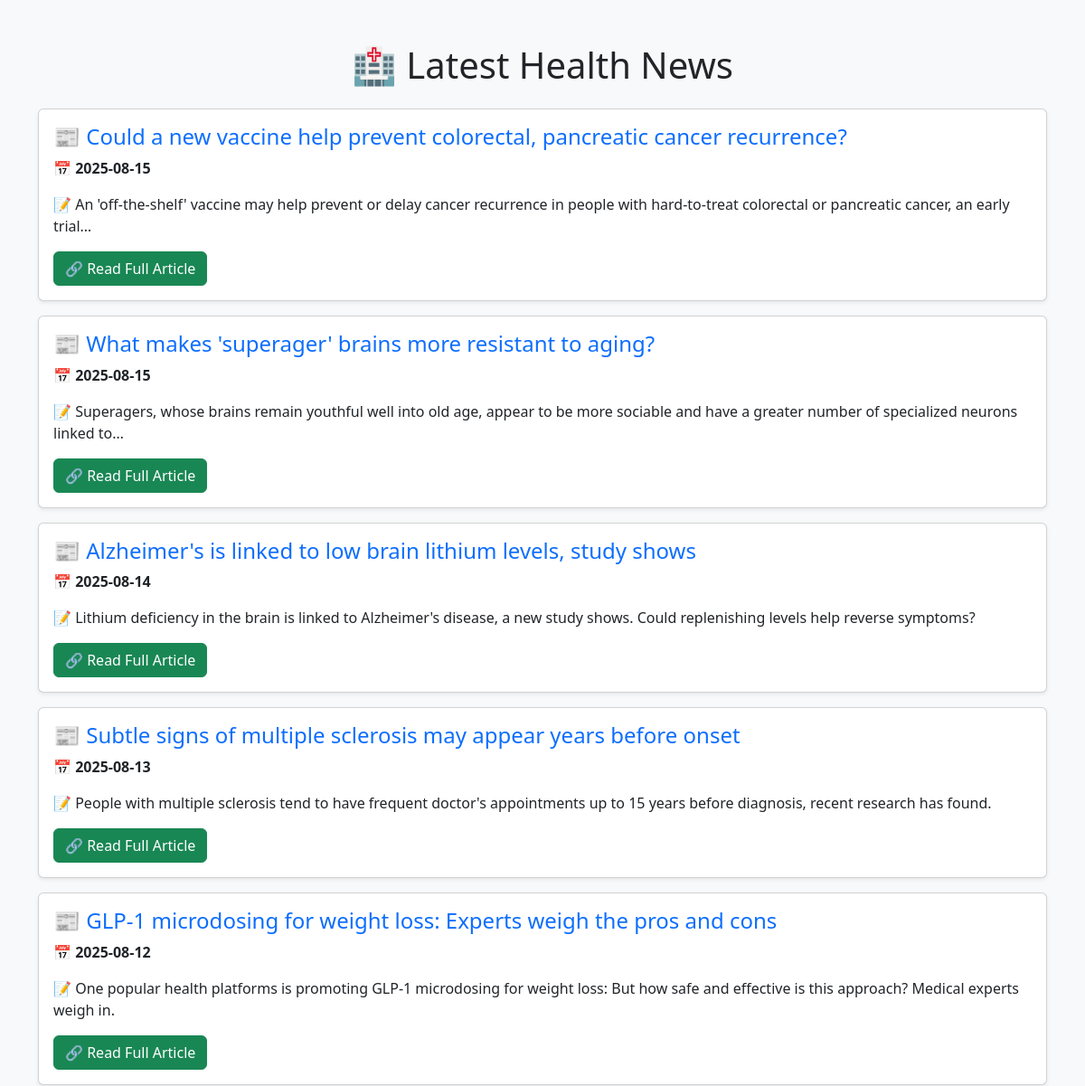
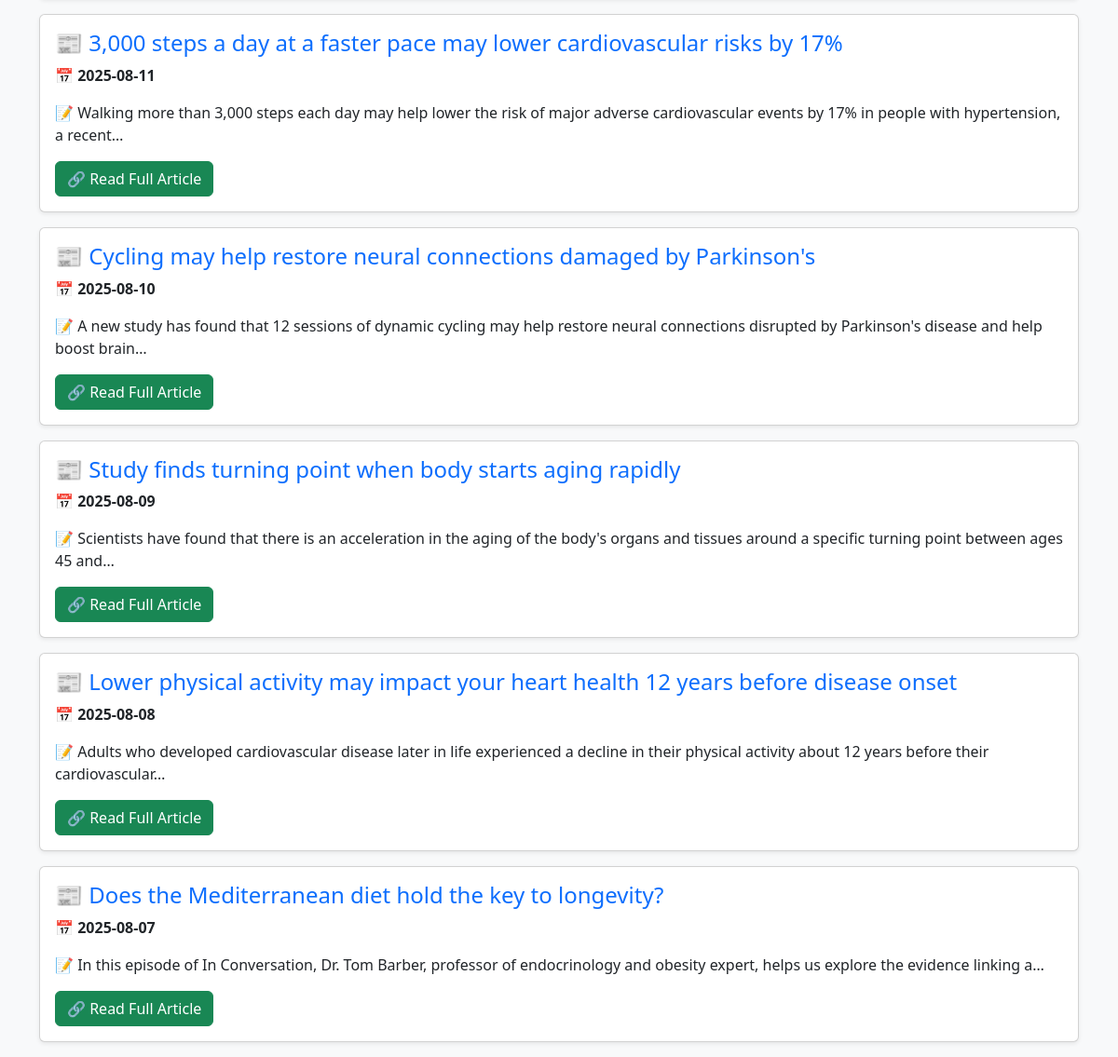
Before: / with the older database file (2 pictures, top to bottom).
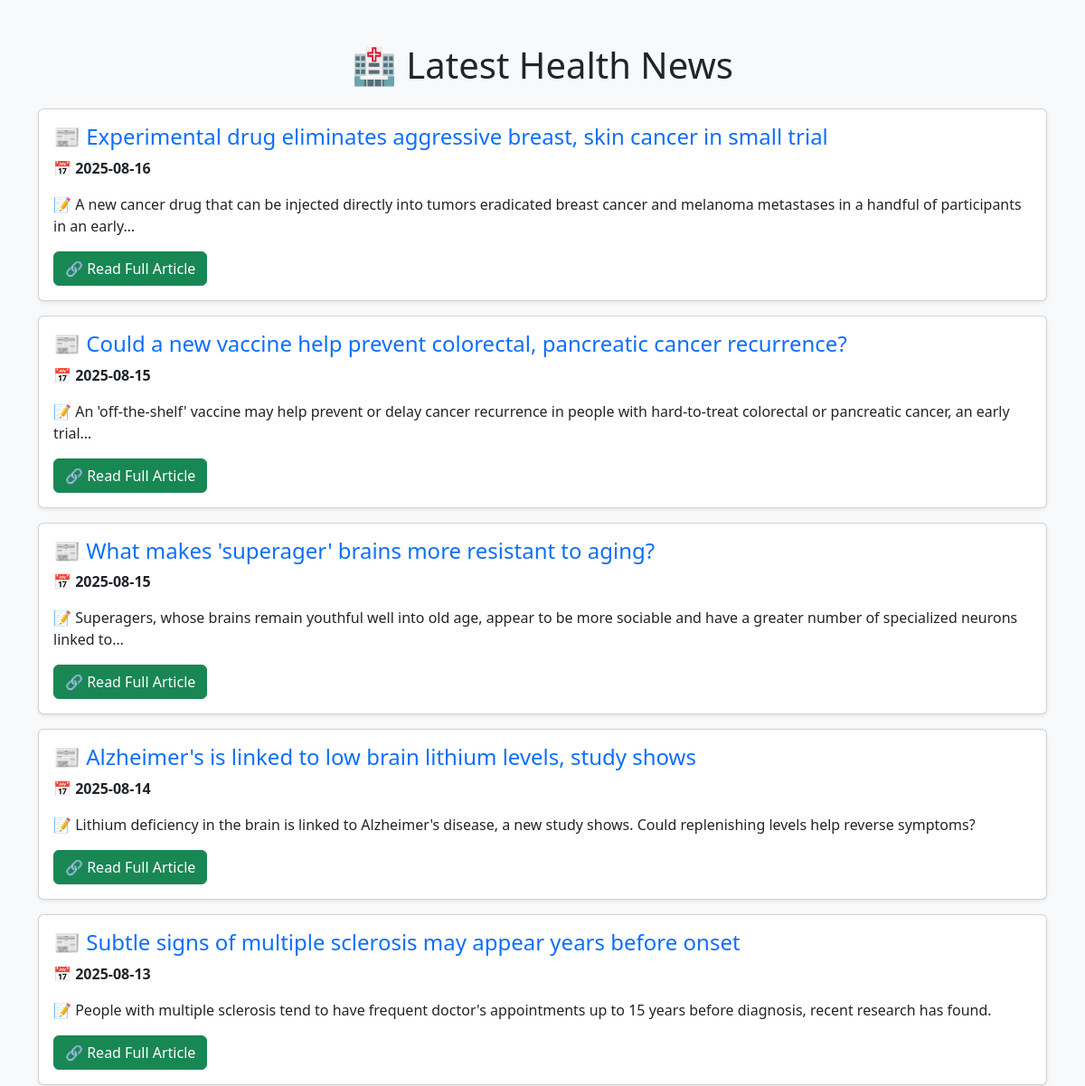
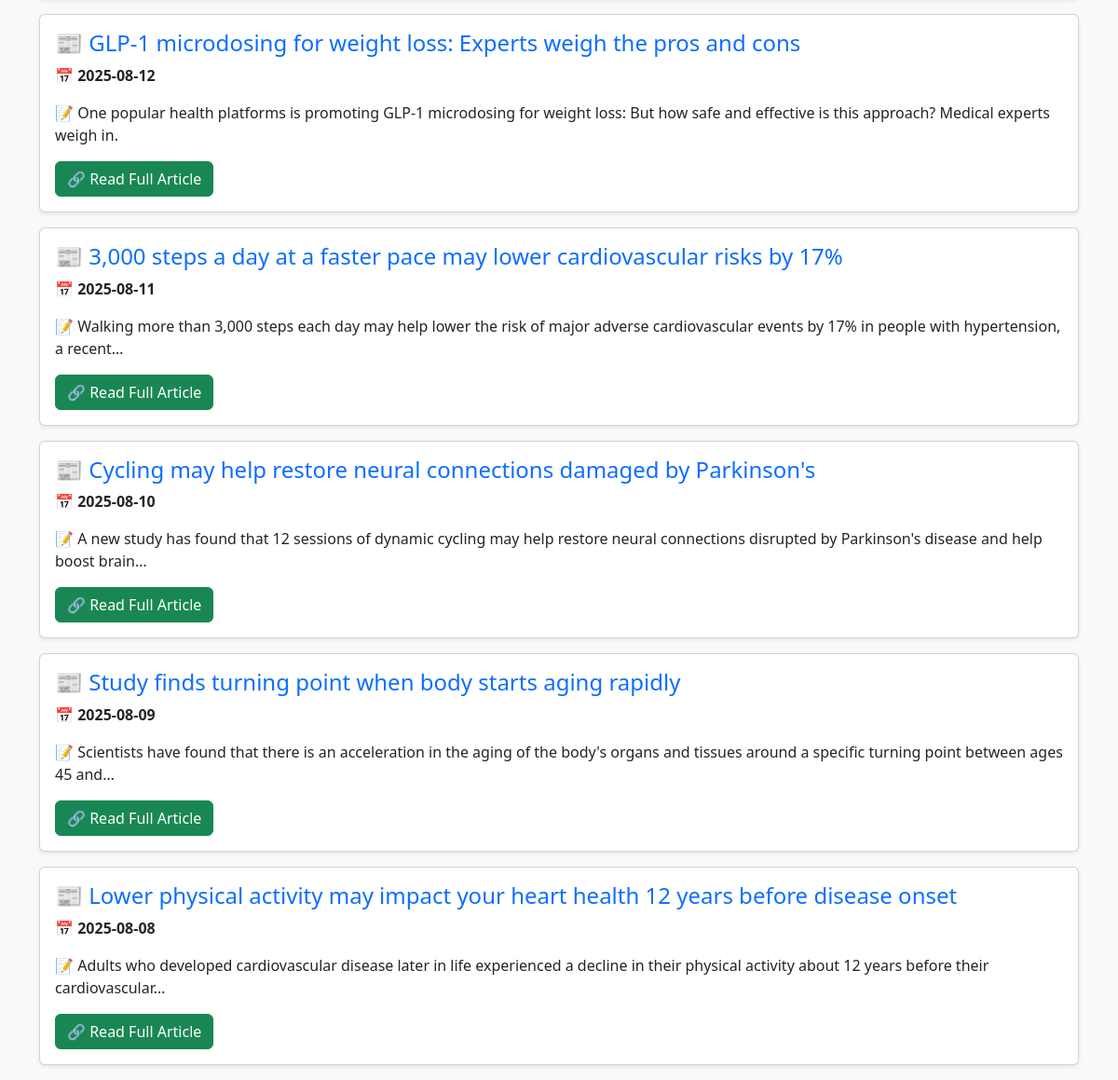
After: the same page with the newer database file (2 pictures, top to bottom).
### tables this page shows
CREATE TABLE news (
        id INTEGER PRIMARY KEY AUTOINCREMENT,
        date TEXT NOT NULL,
        title TEXT UNIQUE, 
        description TEXT,
        news_url TEXT
    );

### app.py (the view)
@app.route("/")
def index():
    page = request.args.get("page", 1, type=int)  # Get the current page number
    limit = 10  # Number of articles per page
    offset = (page - 1) * limit  # Calculate the offset
    news = fetch_news(limit, offset)
    return render_template("index.html", news=news, page=page)

### app.py (called while the page is built)
def fetch_news(limit=10, offset=0):
    conn = sqlite3.connect("health_news.db")
    cursor = conn.cursor()
    cursor.execute("SELECT date, title, description, news_url FROM news ORDER BY date DESC LIMIT ? OFFSET ?", (limit, offset))
    news_list = cursor.fetchall()
    conn.close()
    return news_list

### templates/index.html (shortened to what this page needs)
<!DOCTYPE html>
<html lang="en">
<head>
    <link href="https://cdn.jsdelivr.net/npm/bootstrap@5.3.0/dist/css/bootstrap.min.css" rel="stylesheet">
</head>
<body class="bg-light">
    <div class="container mt-5">
        <h1 class="text-center mb-4">🏥 Latest Health News</h1>
        {% for article in news %}
        <div class="card mb-3 shadow-sm">
            <div class="card-body">
                <h4 class="card-title text-primary">📰 {{ article[1] }}</h4>
                <p class="card-text">📅 <strong>{{ article[0] }}</strong></p>
                <p class="card-text">📝 {{ article[2] }}</p>
                <a href="{{ article[3] }}" class="btn btn-success" target="_blank">🔗 Read Full Article</a>
            </div>
        </div>
        {% endfor %}
    </div>
</body>
</html>

Changed rows visible on the page:
no longer on this page (row unchanged): news: title "Does the Mediterranean diet hold the key to longevity?", date "2025-08-07", description "In this episode of In Conversation, Dr. Tom Barber, professor of endocrinology and obesity expert, helps us explore the evidence linking a…"
added news: title "Experimental drug eliminates aggressive breast, skin cancer in small trial", date "2025-08-16", description "A new cancer drug that can be injected directly into tumors eradicated breast cancer and melanoma metastases in a handful of participants in an early…"
